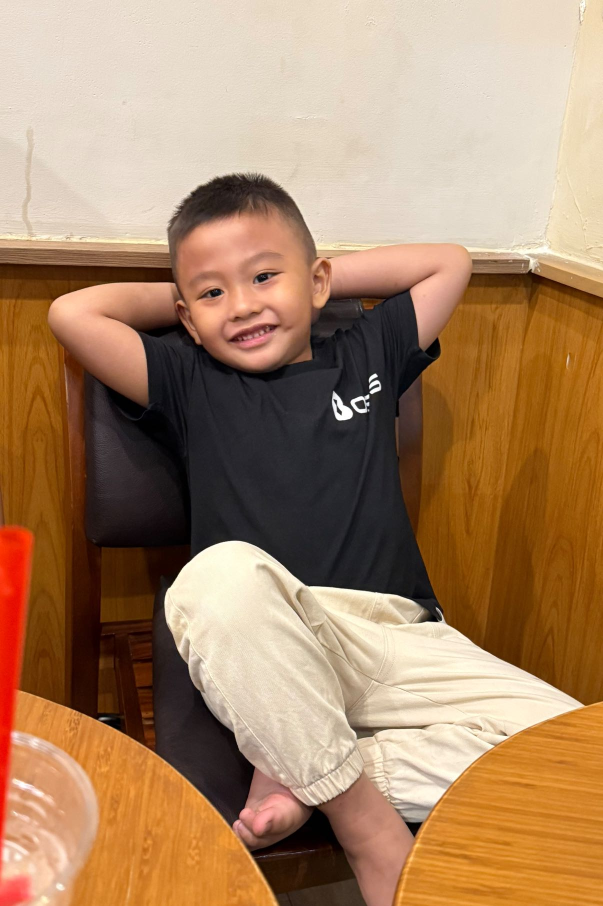
#> input picture uploads/Bo.jpg, 1206 x 1812 px (shown at 1/2 size)
$ python -i rtsp_stream_dual.py   (imports and definitions only)
#> lines starting #> are read from the running program, lines starting #| are printed output that depends on the picture
#> further down, picture is the input picture: shape (1812, 1206, 3); mean B, G, R 100.9, 133.1, 168.4
"""
RTSP Stream System - Face Recognition + Obstacle Detection
SIMPLIFIED: No distance calculation, just detect large obstacles
"""

import cv2
import threading
import time
import os
import numpy as np
import requests
import json
from datetime import datetime
import sys
import traceback
import collections

# Thêm đường dẫn để import face_model
current_dir = os.path.dirname(os.path.abspath(__file__))
project_root = os.path.dirname(current_dir)
sys.path.append(project_root)

# [1 line not run here, left out]

# ================================================================
# CONFIGURATION
# ================================================================
PI4_BASE_URL = "http://100.93.7.42:5001"
PI4_API_TOKEN = "Bearer visionmate_pi_token"
RTSP_URL = "rtsp://100.93.7.42:8554/usb"

# Import Advanced Obstacle Detector
# [10 lines not run here, left out]

# ================================================================
# BIẾN TOÀN CỤC
# ================================================================
latest_frame = None
latest_frame_lock = threading.Lock()
stream_active = True
frame_ready = threading.Event()
camera_connected = False

# Biến theo dõi
current_people = {}
obstacle_detections = []
face_boxes = []  # Lưu box khuôn mặt
obstacle_boxes = []  # Lưu box vật cản
last_face_result = ("UNKNOWN", 0.0, None)
last_face_detection_time = 0
last_obstacle_detection_time = 0

# Cooldown phát âm thanh
UNKNOWN_COOLDOWN = 8        # 8 giây
KNOWN_COOLDOWN = 5          # 5 giây
OBSTACLE_COOLDOWN = 15      # 15 giây
announce_history = {"unknown": 0, "known": {}, "obstacle": 0}

# ================================================================
# CONFIGURATION ĐƠN GIẢN
# ================================================================
# Cấu hình nhận diện khuôn mặt
FACE_CONFIDENCE_THRESHOLD = 0.7      # 70%
MIN_FACE_WIDTH = 80
MIN_FACE_HEIGHT = 80
FACE_AREA_MIN = 4000
MAX_FACES = 1
FACE_STABILITY_THRESHOLD = 3

# Cấu hình vật cản ĐƠN GIẢN: CHỈ phát hiện vật LỚN (gần khung hình)
OBSTACLE_MIN_RATIO = 0.15      # Vật phải chiếm ít nhất 15% khung hình
OBSTACLE_MAX_RATIO = 0.60      # Vật chiếm tối đa 60% (tránh cảnh báo khi camera bị che)
OBSTACLE_CONFIDENCE_THRESHOLD = 0.7   # Confidence cao
OBSTACLE_MIN_AREA = 5000       # Diện tích tối thiểu

# Biến ưu tiên âm thanh
last_face_audio_time = 0
AUDIO_PRIORITY_TIMEOUT = 5.0   # Sau khi phát âm thanh mặt, chờ 5s mới phát vật cản

# Filter tracking
face_stability_counter = 0

# ================================================================
# FACE DETECTOR ĐƠN GIẢN
# ================================================================
class SimpleFaceDetector:
    def __init__(self):
        self.face_cascade = None
        self.load_cascade()

    def load_cascade(self):
        """Tải cascade classifier"""
        try:
            cascade_path = cv2.data.haarcascades + 'haarcascade_frontalface_default.xml'
            self.face_cascade = cv2.CascadeClassifier(cascade_path)

            if not self.face_cascade.empty():
                print("Simple Face cascade loaded")
            else:
                self.face_cascade = None
                print("Cannot load face cascade")
        except Exception as e:
            self.face_cascade = None
            print(f"Cascade load error: {e}")

    def detect_faces_simple(self, frame):
        """Phát hiện khuôn mặt đơn giản"""
        global face_stability_counter

        if self.face_cascade is None or frame is None:
            return []

        try:
            height, width = frame.shape[:2]
#> height = 1812; width = 1206

            # Resize để tăng tốc
            if width > 400:
                scale = 400 / width
#> scale = 0.332
                small_w = 400
                small_h = int(height * scale)
#> small_h = 600
                small_frame = cv2.resize(frame, (small_w, small_h))
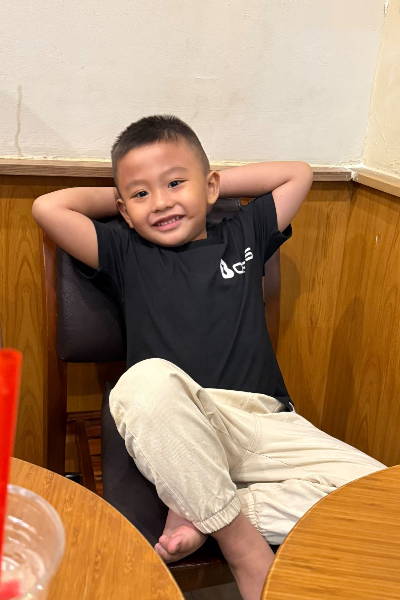
#> small_frame: shape (600, 400, 3); mean B, G, R 100.8, 133, 168.2
            else:
                small_frame = frame
                scale = 1.0

            gray = cv2.cvtColor(small_frame, cv2.COLOR_BGR2GRAY)
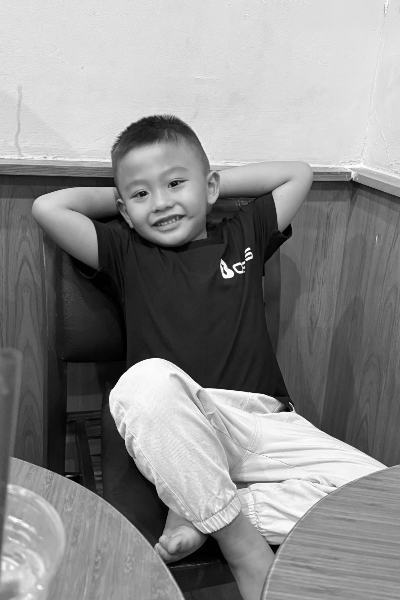
#> gray: shape (600, 400); min 0, max 255, mean 139.9

            faces = self.face_cascade.detectMultiScale(
                gray,
                scaleFactor=1.1,
                minNeighbors=5,
                minSize=(60, 60),
                flags=cv2.CASCADE_SCALE_IMAGE
            )
#> faces = [[112, 149, 95, 95]]

            if len(faces) == 0:
                face_stability_counter = max(0, face_stability_counter - 1)
                return []

            valid_faces = []
            for (x, y, w, h) in faces:
                if scale != 1.0:
                    x, y, w, h = int(x/scale), int(y/scale), int(w/scale), int(h/scale)

                if w < MIN_FACE_WIDTH or h < MIN_FACE_HEIGHT:
                    continue

                face_area = w * h
                if face_area < FACE_AREA_MIN:
                    continue

                aspect_ratio = w / h
                if aspect_ratio < 0.6 or aspect_ratio > 1.4:
                    continue

                valid_faces.append((x, y, w, h))
#> this loop made 1 pass
#> (x, y, w, h, face_area, aspect_ratio) on pass 1: (337, 449, 286, 286, 81796, 1)
#> after the loop, valid_faces = [(337, 449, 286, 286)]

            if len(valid_faces) == 0:
                face_stability_counter = max(0, face_stability_counter - 1)
                return []

            # Tăng stability khi phát hiện mặt
            face_stability_counter = min(FACE_STABILITY_THRESHOLD, face_stability_counter + 1)

            return valid_faces if face_stability_counter >= FACE_STABILITY_THRESHOLD else []

        except Exception as e:
            print(f"Face detection error: {e}")
            return []

# Khởi tạo face detector
face_detector = SimpleFaceDetector()

# ================================================================
# IMPORT FACE_MODEL
# ================================================================
def import_face_model():
    """Import face_model"""
    try:
        model_dir = os.path.join(project_root, "Model")
        if model_dir not in sys.path:
            sys.path.insert(0, model_dir)

        from face_model import recognize_face_simple
        print("Import face_model successful!")
        return recognize_face_simple
    except ImportError as e:
        print(f"Import error: {e}")
        return None
    except Exception as e:
        print(f"Other error: {e}")
        return None

# Import face_model function
# [1 line that did not run here, left out]

# [5 lines not run here, left out]

# ================================================================
# HÀM KIỂM TRA VẬT CẢN LỚN (GẦN)
# ================================================================
# [752 lines left out: functions is_large_obstacle, check_audio_priority, update_face_audio_time, draw_face_boxes, draw_obstacle_boxes, draw_overlay_info and 8 more, not called in this run]

# ================================================================
# MAIN
# ================================================================
# [34 lines not run here, left out]

>>> import cv2
>>> picture = cv2.imread('uploads/Bo.jpg')
>>> result = SimpleFaceDetector().detect_faces_simple(picture)
#> result = []

$ run again, on uploads/Hai_Nam.jpg
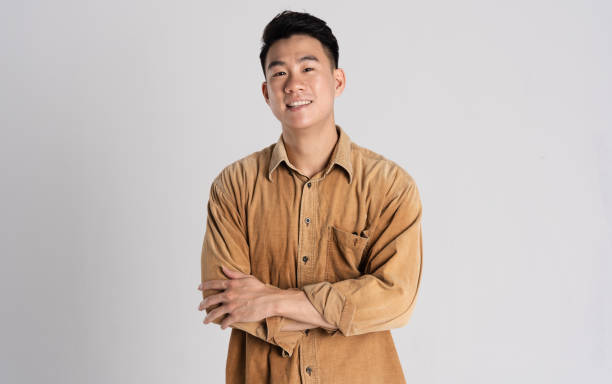
#> input picture uploads/Hai_Nam.jpg, 612 x 384 px
#> picture is the input picture: shape (384, 612, 3); mean B, G, R 181.8, 188.6, 201.4
#> in detect_faces_simple, `gray = cv2.cvtColor(small_frame, cv2.COLOR_BGR2GRAY)`:
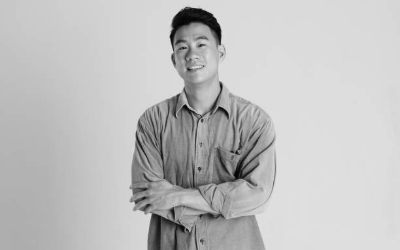
#> gray: shape (250, 400); min 2, max 231, mean 191.8
#> faces = [[160, 20, 65, 65]]
#> the loop in detect_faces_simple, `for (x, y, w, h) in faces:` made 1 pass
#> (x, y, w, h, face_area, aspect_ratio) on pass 1: (244, 30, 99, 99, 9801, 1)
#> after the loop in detect_faces_simple, `for (x, y, w, h) in faces:`: valid_faces = [(244, 30, 99, 99)]
#> result = []

$ run again, on uploads/Hoai_Vinh.jpg
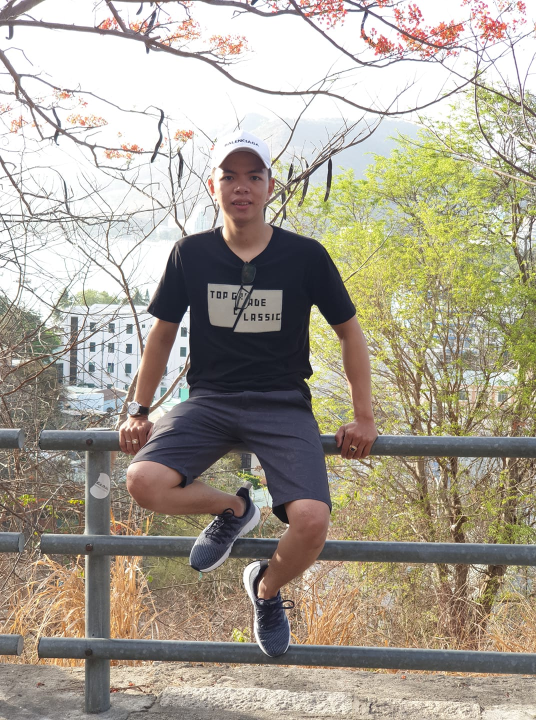
#> input picture uploads/Hoai_Vinh.jpg, 1072 x 1440 px (shown at 1/2 size)
#> picture is the input picture: shape (1440, 1072, 3); mean B, G, R 146.3, 160.5, 167.7
#> in detect_faces_simple, `small_frame = cv2.resize(frame, (small_w, small_h))`:
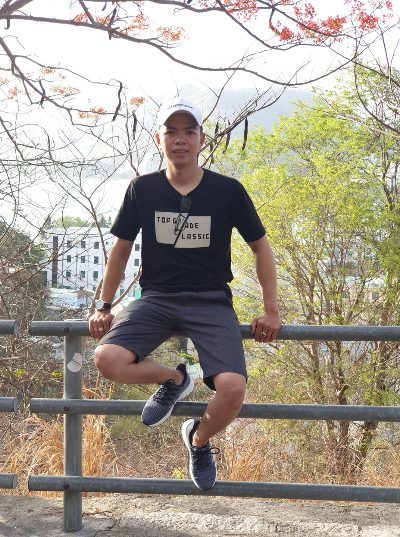
#> small_frame: shape (537, 400, 3); mean B, G, R 146.2, 160.4, 167.6
#> in detect_faces_simple, `gray = cv2.cvtColor(small_frame, cv2.COLOR_BGR2GRAY)`:
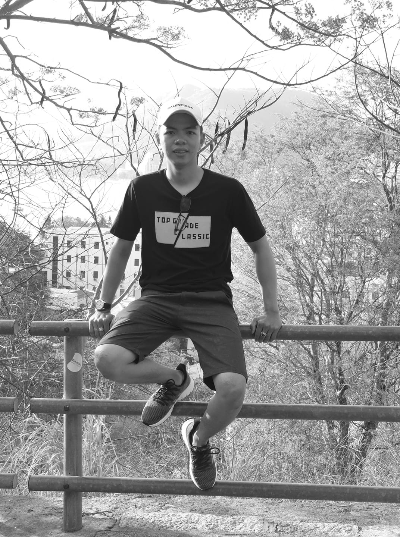
#> gray: shape (537, 400); min 16, max 255, mean 161
#> faces = ()
#> result = []

$ run again, on uploads/Khoi_Nguyen.jpg
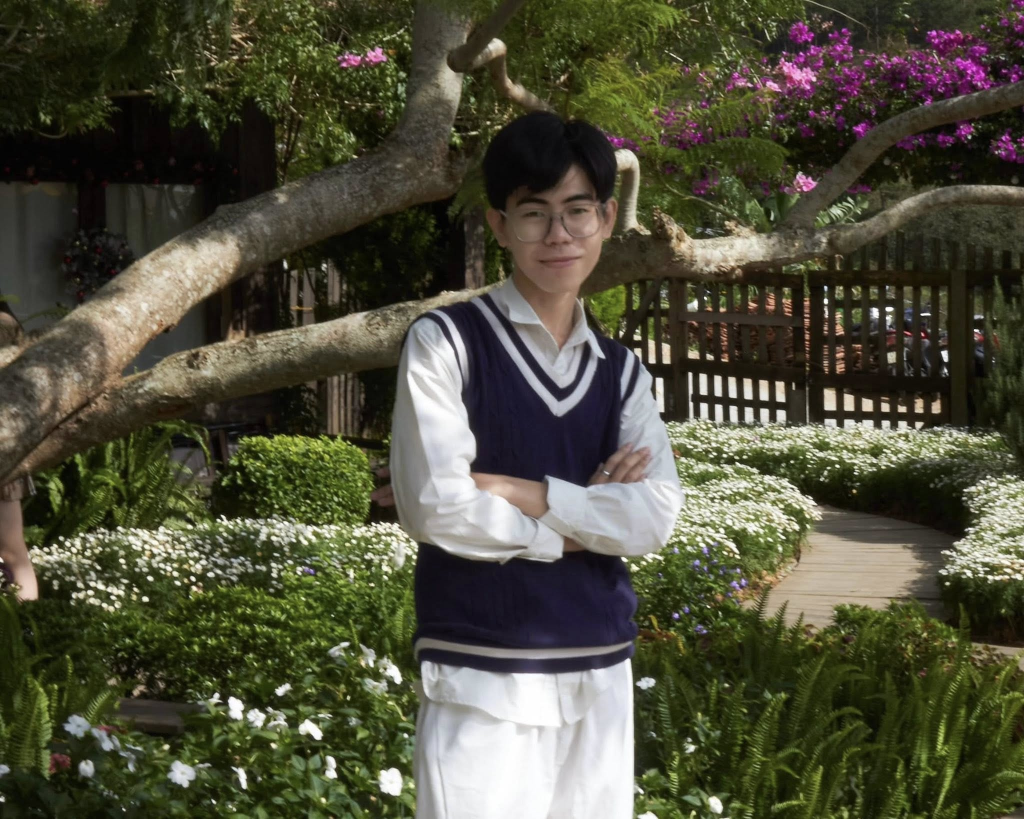
#> input picture uploads/Khoi_Nguyen.jpg, 2048 x 1638 px (shown at 1/2 size)
#> picture is the input picture: shape (1638, 2048, 3); mean B, G, R 59.1, 78, 78.8
#> in detect_faces_simple, `small_frame = cv2.resize(frame, (small_w, small_h))`:
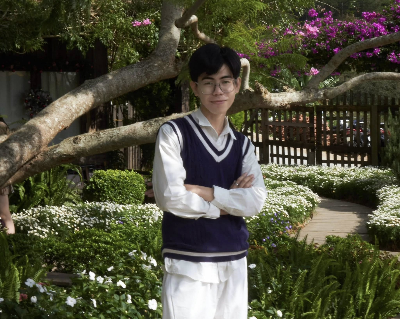
#> small_frame: shape (319, 400, 3); mean B, G, R 59, 77.9, 78.7
#> in detect_faces_simple, `gray = cv2.cvtColor(small_frame, cv2.COLOR_BGR2GRAY)`:
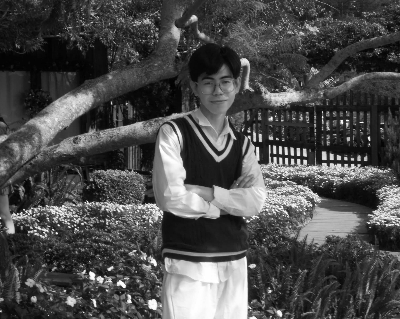
#> gray: shape (319, 400); min 1, max 255, mean 76
#> faces = ()
#> result = []
